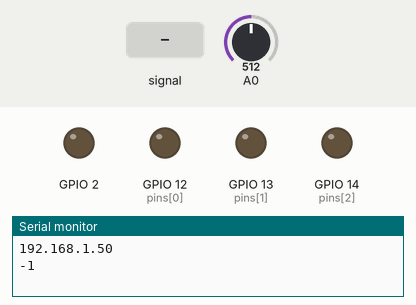
A sketch run on a simulated ESP8266 (NodeMCU). On the bench: output pins drawn as LEDs (lit = HIGH), the last lines printed to the serial monitor. The inputs (shaded band) are chosen by the test bench; at power-on: A0 = 512. WiFi joins after 1.5 s; servers stay silent unless stated; uploads are accepted with an empty reply.

Above: at 3.2 s.
3.3 s: A0 fed a 200 Hz sine of ±81 counts around its level
At 5.1 s:
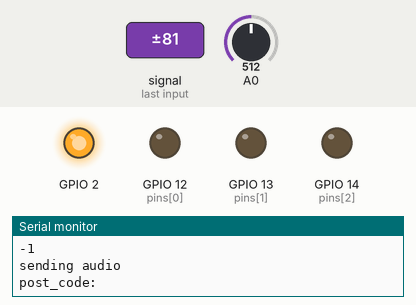
Timing chart, 0 to 12.3 s (numbered marks = the images above; inputs shaded):
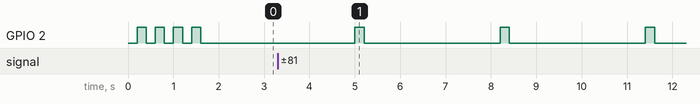

The sketch:

ESP8266_code.ino
```cpp
/*
 * this Code has been developed by Ayandeep Dutta
 */
#include <ESP8266WiFi.h>
#include <ESP8266HTTPClient.h>
#include <WiFiClient.h>

const char ssid[] = "One";
const char password[] = "12345678";

String recog_server;

volatile  int indx=0;

short post_code, get_code;

volatile bool speech=false;

uint8_t audio_buff[25100];

unsigned long time1=4000;

byte states[]={0,0,0};
byte pins[]={12,13,14};

WiFiClient client;
HTTPClient http;

void ICACHE_RAM_ATTR write_buff(){
  timer1_write(625);
  if(indx<25000){
    uint8_t mic_val=system_adc_read()/4;

    audio_buff[indx]=mic_val;
    indx++;
    if(!speech && (mic_val>150 || mic_val<120)){
      speech=true;
    }
  }
}

void change_state(const char* resp){
  for(byte i=0; i<3; i++){
    if (states[i]!=resp[i+1]-'0'){
      states[i]=resp[i+1]-'0';
      digitalWrite(pins[i], states[i]);
    }
  }
}

void setup() {
  pinMode(A0,INPUT);
  pinMode(2, 1);

  Serial.begin(115200);

  WiFi.begin(ssid, password);
  HTTPClient http;

  while(WiFi.status() != WL_CONNECTED){
    delay(200);
    if (digitalRead(2)){
      digitalWrite(2, 0);
    }
    else{
      digitalWrite(2, 1);
    }
  }

  Serial.println("\n"+WiFi.localIP().toString());

  http.begin(client,"http://fflounge.000webhostapp.com/iot/handler.php?action=ip");
  while(http.GET()!=200){
    Serial.println("getting server ip...");
  }
  recog_server=http.getString();
  http.end();
  Serial.println(recog_server);

  http.begin(client,recog_server);
  Serial.println(http.GET());
  http.end();

  for(byte i=0;i<3;i++){
    pinMode(pins[i], 1);
  }

  time1=millis();

  timer1_attachInterrupt(write_buff);
  timer1_enable(TIM_DIV16, TIM_EDGE, TIM_SINGLE);
  timer1_write(625);
}

void loop() {
  if(WiFi.status() == WL_CONNECTED){
   if (millis()-time1>=3000){

    digitalWrite(2, 1);

    if(speech){

     Serial.print("sending audio\npost_code: ");

      http.begin(client, recog_server);

      http.addHeader("Content-Type", "text/plain");
      post_code = http.POST(audio_buff,indx);
      const char* resp=http.getString().c_str();

      if(post_code>0 && post_code<400){

        switch(resp[0]-'0'){
          case 0: change_state(resp);
                  break;

          case 5: change_state(resp);
                  Serial.println("hi there");
                  break;

          case 7: change_state(resp);
                  Serial.println("noise detected.(values kept same)");
                  break;

          case 9: change_state(resp);
                  Serial.println("wrong command. (values kept same)");
                  break;

          case 8: Serial.println("server error. (values kept same)");
                  break;  //request fail on server side

          default: break;
        }
      }
      else{
       Serial.println(post_code);
       Serial.println(indx);
      }

      http.end();

    }

    if(post_code<=0 || post_code>=400){

      http.begin(client,recog_server);

      Serial.println("sending get req ");

      get_code=http.GET();

      if (get_code>0 && get_code<400){
        const char* resp= http.getString().c_str();
        change_state(resp);
      }
      else{
        Serial.print("get_code: ");
        Serial.println(get_code);
      }

      http.end();
    }
    speech=false;
    digitalWrite(2, 0);
    indx=0;
    post_code=-1;
    time1=millis();

  }
 }
  else{
    ESP.restart();
  }
}
```

Measured:
- by itself, GPIO 2: alternates HIGH for 0.20 s and LOW for 3.0 s
